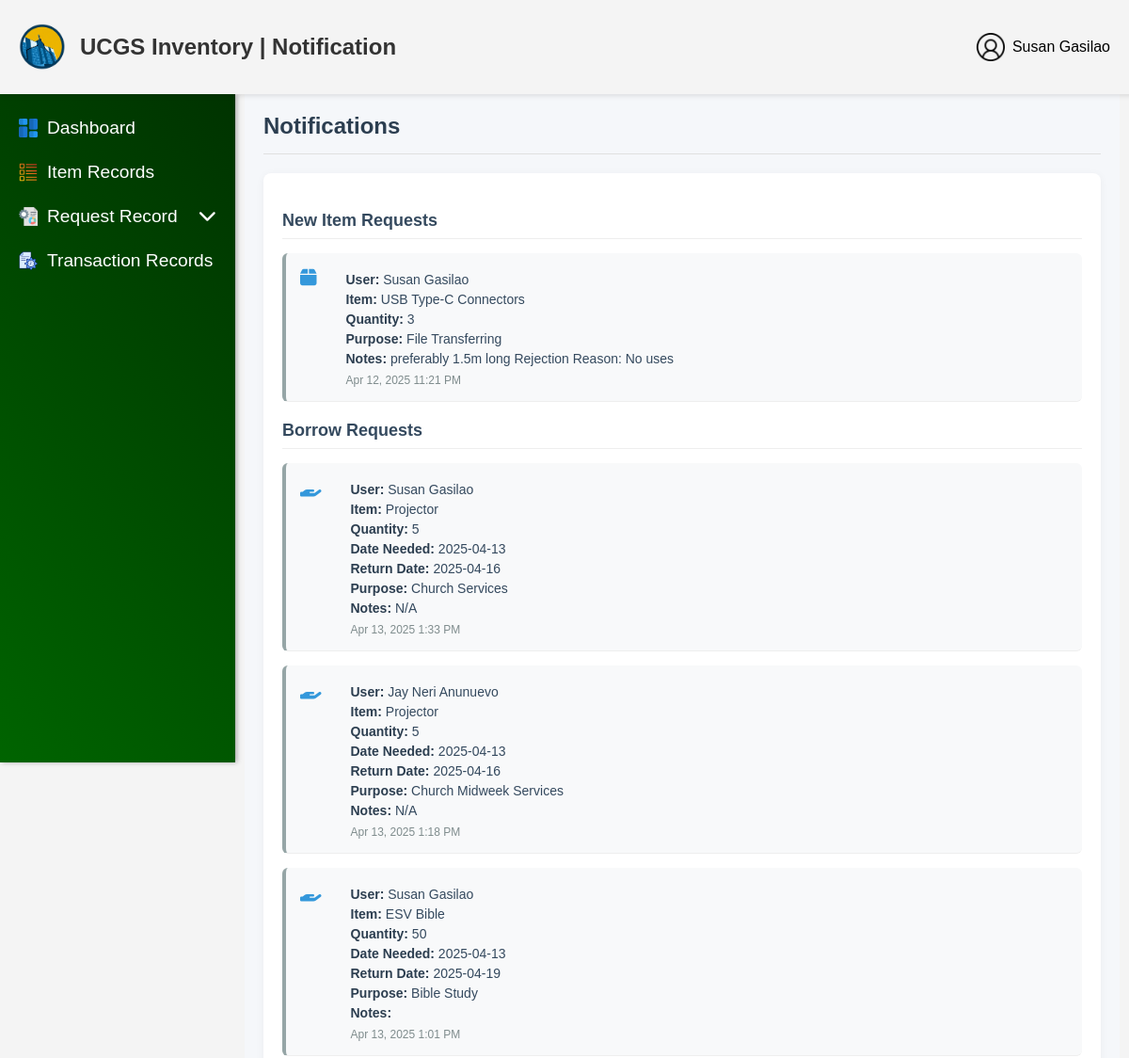
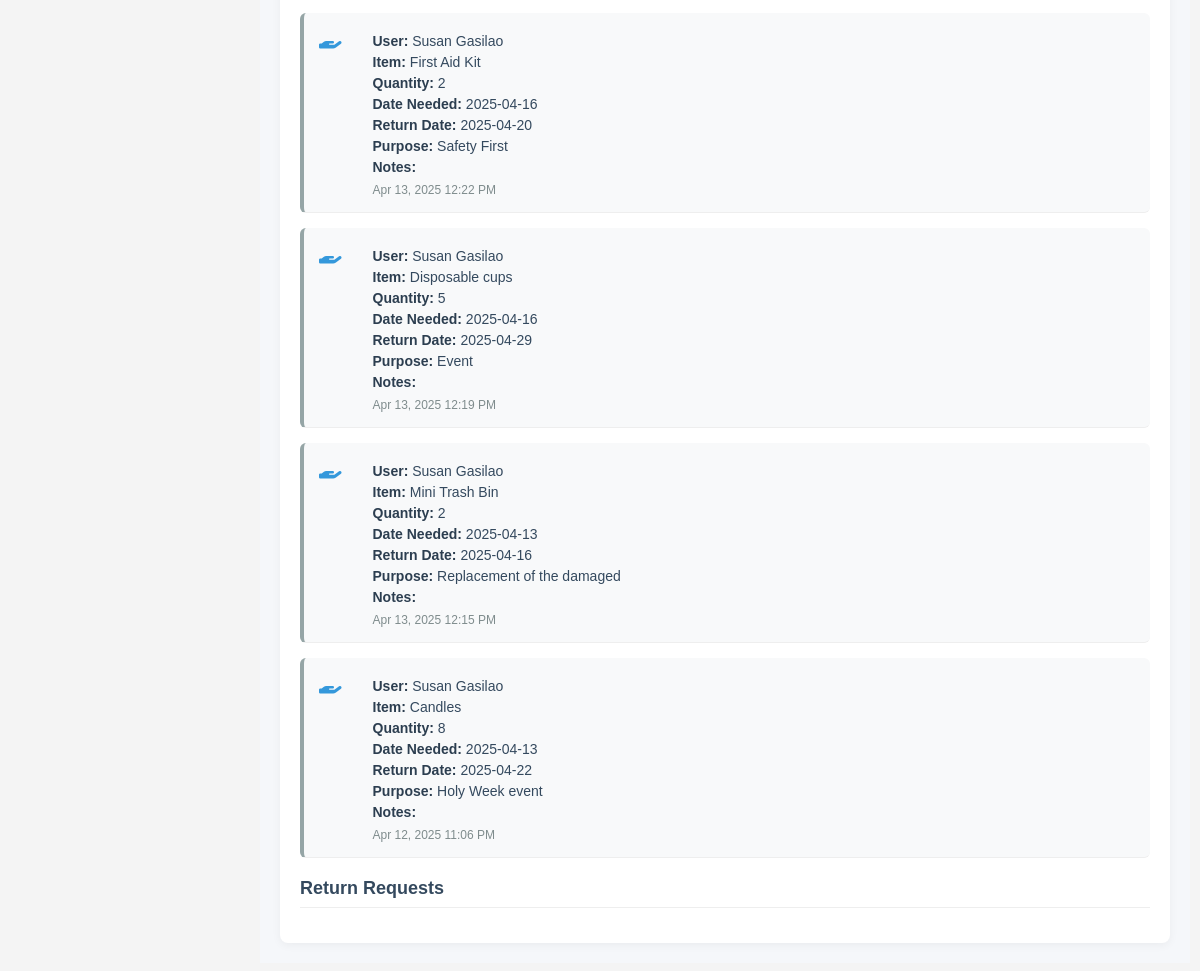
Before: /user/usernotification.php (signed in) with the older database file (2 pictures, top to bottom).
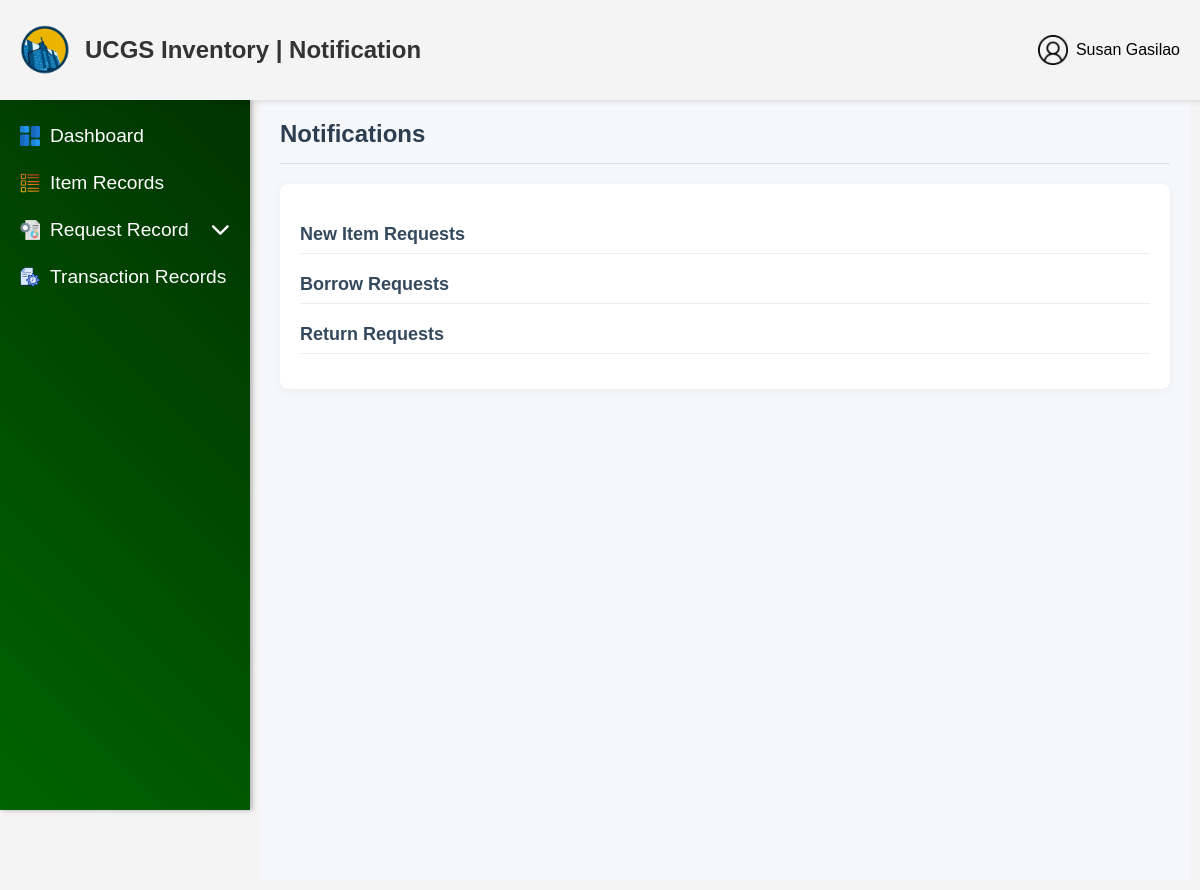
After: the same page with the newer database file.
### tables this page shows
CREATE TABLE `new_item_requests` (
  `request_id` int(11) NOT NULL,
  `user_id` int(11) NOT NULL,
  `item_name` varchar(255) NOT NULL,
  `item_category` varchar(50) NOT NULL,
  `quantity` int(11) NOT NULL,
  `item_unit` varchar(50) NOT NULL,
  `purpose` text NOT NULL,
  `notes` text DEFAULT NULL,
  `status` enum('Pending','Approved','Rejected') NOT NULL DEFAULT 'Pending',
  `request_date` datetime NOT NULL DEFAULT current_timestamp(),
  `ministry` enum('UCM','CWA','CHOIR','PWT','CYF') NOT NULL
);

CREATE TABLE `users` (
  `user_id` int(11) NOT NULL,
  `username` varchar(255) NOT NULL,
  `email` varchar(255) NOT NULL,
  `password` varchar(255) NOT NULL,
  `role` enum('User','Administrator') NOT NULL,
  `ministry` enum('UCM','CWA','CHOIR','PWT','CYF') NOT NULL,
  `status` enum('Active','Deactivated') NOT NULL DEFAULT 'Active',
  `created_at` datetime NOT NULL DEFAULT current_timestamp(),
  `updated_at` datetime DEFAULT NULL ON UPDATE current_timestamp(),
  `deactivation_end` datetime DEFAULT NULL,
  `reset_token` varchar(64) DEFAULT NULL,
  `reset_expires` datetime DEFAULT NULL
);

CREATE TABLE `borrow_requests` (
  `borrow_id` int(11) NOT NULL,
  `user_id` int(11) NOT NULL,
  `item_id` int(11) NOT NULL,
  `quantity` int(11) NOT NULL,
  `date_needed` date NOT NULL,
  `return_date` date NOT NULL,
  `purpose` text NOT NULL,
  `notes` text DEFAULT NULL,
  `status` enum('Pending','Approved','Rejected','Returned','For Checking','Processed','Not Accepted') NOT NULL,
  `request_date` datetime NOT NULL DEFAULT current_timestamp(),
  `transaction_id` int(11) DEFAULT NULL,
  `item_name` varchar(255) DEFAULT NULL,
  `processed_at` datetime DEFAULT NULL,
  `rejection_reason` text DEFAULT NULL,
  `return_status` varchar(20) DEFAULT NULL,
  `return_reason` text DEFAULT NULL
);

CREATE TABLE `items` (
  `item_id` int(11) NOT NULL,
  `created_by` int(11) DEFAULT NULL,
  `item_no` varchar(50) NOT NULL,
  `item_name` varchar(255) NOT NULL,
  `description` text DEFAULT NULL,
  `quantity` int(11) NOT NULL,
  `availability` int(11) NOT NULL DEFAULT 0,
  `unit` varchar(10) NOT NULL DEFAULT 'pcs',
  `status` enum('Available','Out of Stock','Low Stock') NOT NULL,
  `model_no` varchar(50) DEFAULT NULL,
  `item_category` varchar(50) NOT NULL DEFAULT '',
  `item_location` varchar(50) DEFAULT NULL,
  `expiration` date DEFAULT NULL,
  `brand` varchar(50) DEFAULT NULL,
  `deleted_at` datetime DEFAULT NULL,
  `last_updated` datetime NOT NULL DEFAULT current_timestamp() ON UPDATE current_timestamp(),
  `created_at` datetime NOT NULL DEFAULT current_timestamp()
);

### user/usernotification.php (the view, shortened to what the changed rows need)
<?php
include '../config/db_connection.php';
$newItemRequestsQuery = "SELECT nir.request_id, nir.quantity, nir.purpose, nir.notes,
                                nir.status, nir.request_date,
                                u.username, nir.item_name
                         FROM new_item_requests nir
                         JOIN users u ON nir.user_id = u.user_id
                         ORDER BY nir.request_date DESC";
$newItemRequestsResult = $conn->query($newItemRequestsQuery);
$newItemRequests = [];
if ($newItemRequestsResult && $newItemRequestsResult->num_rows > 0) {
    while ($row = $newItemRequestsResult->fetch_assoc()) {
        $newItemRequests[] = $row;
    }
}
$borrowRequestsQuery = "SELECT br.borrow_id, br.quantity, br.date_needed, br.return_date,
                               br.purpose, br.notes, br.status, br.request_date,
                               u.username, i.item_name
                        FROM borrow_requests br
                        JOIN users u ON br.user_id = u.user_id
                        JOIN items i ON br.item_id = i.item_id
                        ORDER BY br.request_date DESC";
$borrowRequestsResult = $conn->query($borrowRequestsQuery);
$borrowRequests = [];
if ($borrowRequestsResult && $borrowRequestsResult->num_rows > 0) {
    while ($row = $borrowRequestsResult->fetch_assoc()) {
        $borrowRequests[] = $row;
    }
}
$returnRequests = [];
$allRequests = [
    'new_item_requests' => $newItemRequests,
    'borrow_requests' => $borrowRequests,
    'return_requests' => $returnRequests
];
?>
<!DOCTYPE html>
<html lang="en">
<head>
    <link rel="stylesheet" href="../css/UsersNotification.css">
    <link rel="stylesheet" href="https://cdnjs.cloudflare.com/ajax/libs/font-awesome/6.5.1/css/all.min.css">
</head>
<body>
    <div class="main-content">
        <div class="notification-header">
            <h2>Notifications</h2>
        </div>
        <div class="notification-list">
            <?php if (!empty($allRequests)): ?>
                <?php foreach ($allRequests['new_item_requests'] as $request): ?>
                    <div class="notification-item <?= $request['status'] === 'Pending' ? 'unread' : 'read' ?>"
                         data-request-id="<?= $request['request_id'] ?>">
                        <div class="notification-content">
                            <span class="notification-icon">
                                <i class="fa-solid fa-box"></i>
                            </span>
                            <div class="notification-text">
                                <p><strong>User:</strong> <?= htmlspecialchars($request['username']) ?></p>
                                <p><strong>Item:</strong> <?= htmlspecialchars($request['item_name']) ?></p>
                                <p><strong>Quantity:</strong> <?= htmlspecialchars($request['quantity']) ?></p>
                                <p><strong>Purpose:</strong> <?= htmlspecialchars($request['purpose']) ?></p>
                                <p><strong>Notes:</strong> <?= htmlspecialchars($request['notes'] ?? 'N/A') ?></p>
                                <span class="notification-date">
                                    <?= date('M j, Y g:i A', strtotime($request['request_date'])) ?>
                                </span>
                            </div>
                        </div>
                    </div>
                <?php endforeach; ?>
                <?php foreach ($allRequests['borrow_requests'] as $request): ?>
                    <div class="notification-item <?= $request['status'] === 'Pending' ? 'unread' : 'read' ?>"
                         data-borrow-id="<?= $request['borrow_id'] ?>">
                        <div class="notification-content">
                            <span class="notification-icon">
                                <i class="fa-solid fa-hand-holding"></i>
                            </span>
                            <div class="notification-text">
                                <p><strong>User:</strong> <?= htmlspecialchars($request['username']) ?></p>
                                <p><strong>Item:</strong> <?= htmlspecialchars($request['item_name']) ?></p>
                                <p><strong>Quantity:</strong> <?= htmlspecialchars($request['quantity']) ?></p>
                                <p><strong>Date Needed:</strong> <?= htmlspecialchars($request['date_needed']) ?></p>
                                <p><strong>Return Date:</strong> <?= htmlspecialchars($request['return_date']) ?></p>
                                <p><strong>Purpose:</strong> <?= htmlspecialchars($request['purpose']) ?></p>
                                <p><strong>Notes:</strong> <?= htmlspecialchars($request['notes'] ?? 'N/A') ?></p>
                                <span class="notification-date">
                                    <?= date('M j, Y g:i A', strtotime($request['request_date'])) ?>
                                </span>
                            </div>
                        </div>
                    </div>
                <?php endforeach; ?>
            <?php endif; ?>
        </div>
    </div>
</body>
</html>

Changed rows visible on the page:
removed new_item_requests: user.username "Susan Gasilao", item_name "USB Type-C Connectors", quantity "3", purpose "File Transferring", notes "preferably 1.5m long Rejection Reason: No uses", request_date "Apr 12, 2025 11:21 PM"
removed borrow_requests: user.username "Susan Gasilao", item.item_name "Projector", quantity "5", date_needed "2025-04-13", return_date "2025-04-16", purpose "Church Services", notes "N/A", request_date "Apr 13, 2025 1:33 PM"
removed borrow_requests: user.username "Jay Neri Anunuevo", item.item_name "Projector", quantity "5", date_needed "2025-04-13", return_date "2025-04-16", purpose "Church Midweek Services", notes "N/A", request_date "Apr 13, 2025 1:18 PM"
removed borrow_requests: user.username "Susan Gasilao", item.item_name "ESV Bible", quantity "50", date_needed "2025-04-13", return_date "2025-04-19", purpose "Bible Study", request_date "Apr 13, 2025 1:01 PM"
removed borrow_requests: user.username "Susan Gasilao", item.item_name "First Aid Kit", quantity "2", date_needed "2025-04-16", return_date "2025-04-20", purpose "Safety First", request_date "Apr 13, 2025 12:22 PM"
removed borrow_requests: user.username "Susan Gasilao", item.item_name "Disposable cups", quantity "5", date_needed "2025-04-16", return_date "2025-04-29", purpose "Event", request_date "Apr 13, 2025 12:19 PM"
removed borrow_requests: user.username "Susan Gasilao", item.item_name "Mini Trash Bin", quantity "2", date_needed "2025-04-13", return_date "2025-04-16", purpose "Replacement of the damaged", request_date "Apr 13, 2025 12:15 PM"
removed borrow_requests: user.username "Susan Gasilao", item.item_name "Candles", quantity "8", date_needed "2025-04-13", return_date "2025-04-22", purpose "Holy Week event", request_date "Apr 12, 2025 11:06 PM"
